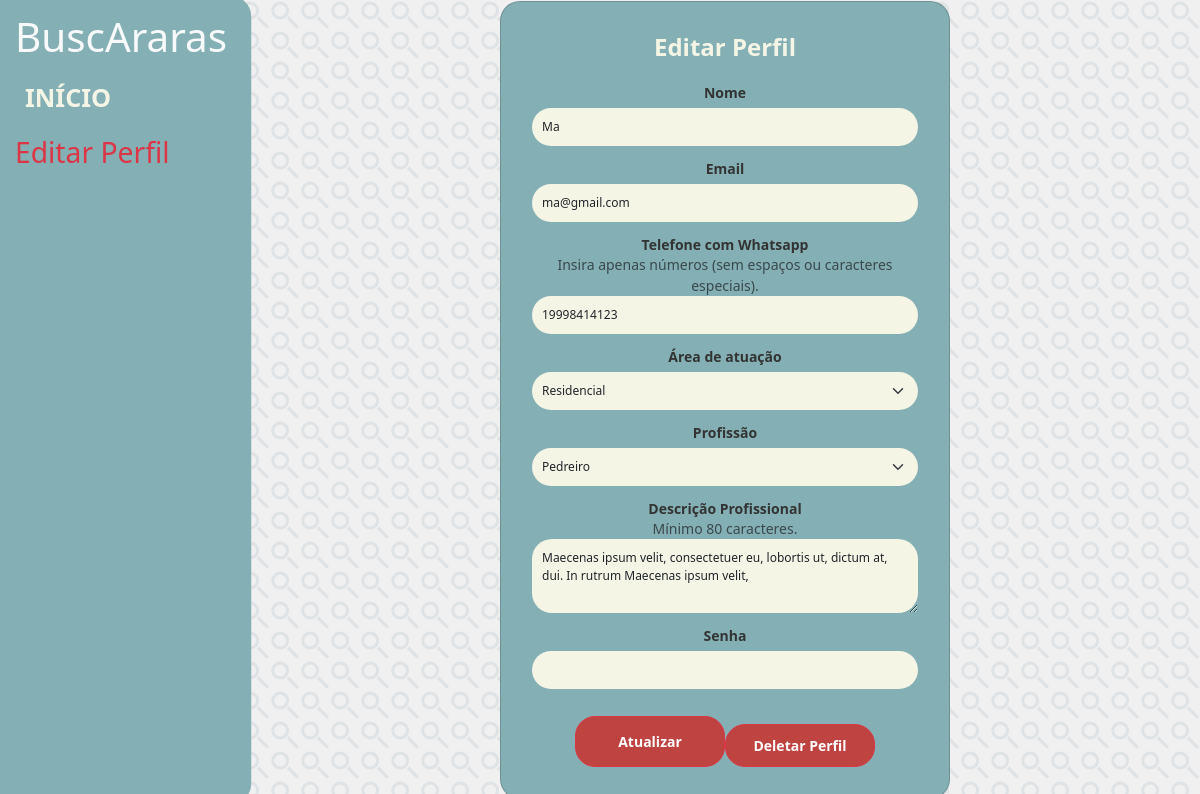
The page /buscararas/editar_perfil.php (signed in) on the database as committed earlier.
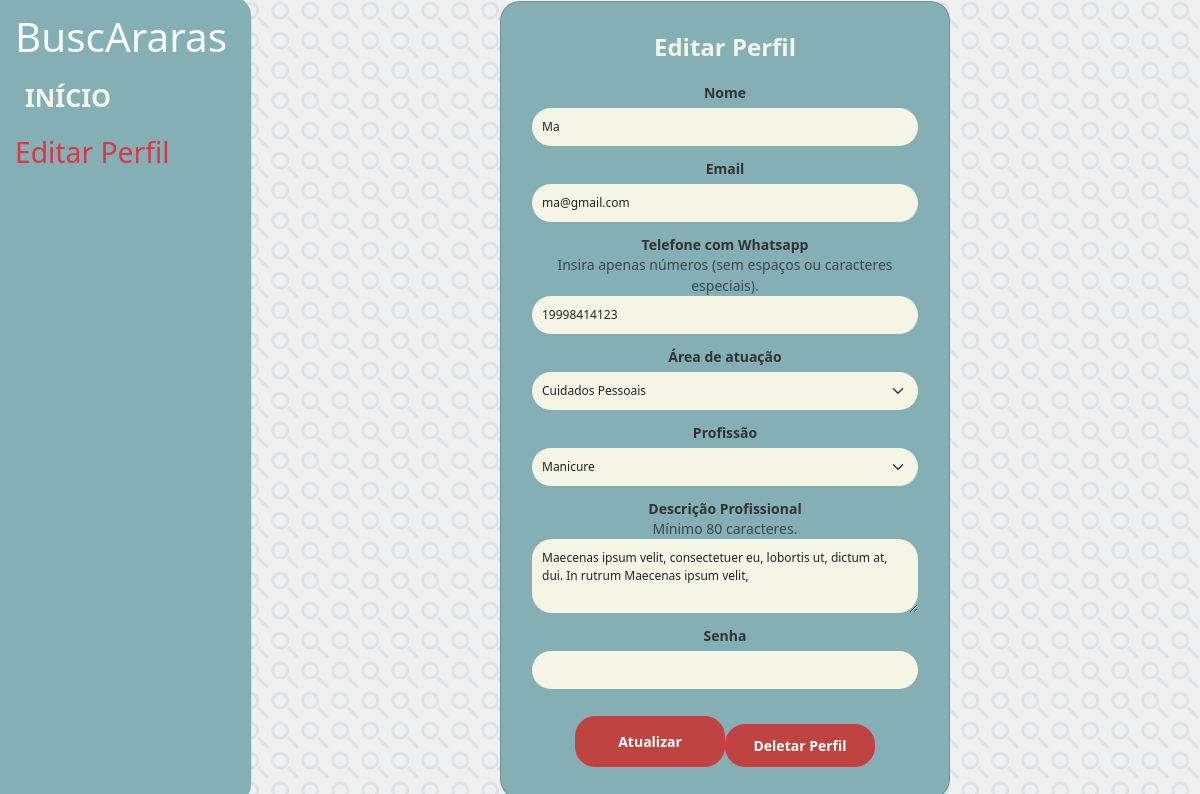
The same page on the database as committed later.
### tables this page shows
CREATE TABLE `profissional` (
  `id_profissional` int(11) NOT NULL,
  `nome_profissional` varchar(50) NOT NULL,
  `senha_profissional` varchar(255) NOT NULL,
  `descricao_profissional` text DEFAULT NULL,
  `email_profissional` varchar(50) NOT NULL,
  `tel_profissional` varchar(11) NOT NULL,
  `ranking_profissional` int(11) NOT NULL,
  `fk_departamentos_id_area` int(11) NOT NULL,
  `fk_profissoes_id_profissao` int(11) NOT NULL
);

CREATE TABLE `departamentos` (
  `id_area` int(11) NOT NULL,
  `nome_area` varchar(50) NOT NULL
);

CREATE TABLE `profissoes` (
  `id_profissao` int(11) NOT NULL,
  `nome_profissao` varchar(60) NOT NULL,
  `fk_departamentos_id_area` int(11) NOT NULL
);

### buscararas/editar_perfil.php (the view, shortened to what this page needs)
<?php
include 'db.php';
$usuario_id = $_SESSION['id_profissional'];
$query = "SELECT profissional.*, departamentos.nome_area, profissoes.nome_profissao
          FROM profissional
          LEFT JOIN departamentos ON profissional.fk_departamentos_id_area = departamentos.id_area
          LEFT JOIN profissoes ON profissional.fk_profissoes_id_profissao = profissoes.id_profissao
          WHERE id_profissional = :id";
$stmt = $conn->prepare($query);
$stmt->bindParam(':id', $usuario_id);
$stmt->execute();
$usuario = $stmt->fetch(PDO::FETCH_ASSOC);
?>
<!DOCTYPE html>
<html lang="pt-br">
<head>
    <link href="https://cdn.jsdelivr.net/npm/bootstrap@5.3.3/dist/css/bootstrap.min.css" rel="stylesheet">
    <link rel="stylesheet" href="css/style.css" type="text/css">
</head>
<body>
    <div class="container-fluid p-0 vh-100 d-flex">
        <div class="sidebar d-flex flex-column p-3">
            <h1 class="text-light text-left">BuscAraras</h1>
            <a class="btn btn-light no-border mb-2 tamanho" href="index.php">Início</a>
            <h3 class="text-danger text-left">Editar Perfil</h3>
        </div>
        <div class="main-content d-flex justify-content-center align-items-center">
            <div class="card form-card">
                <div class="card-body">
                    <h4 class="card-title text-center">Editar Perfil</h4>
                    <form action="editar_perfil.php" method="POST">
                        <div class="form-group">
                            <label for="nome">Nome</label>
                            <input type="text" class="form-control" id="nome" name="nome_profissional" value="<?= htmlspecialchars($usuario['nome_profissional']) ?>" required>
                        </div>
                        <div class="form-group">
                            <label for="email">Email</label>
                            <input type="email" class="form-control" id="email" name="email_profissional" value="<?= htmlspecialchars($usuario['email_profissional']) ?>" required>
                        </div>
                        <div class="form-group">
                            <label for="telefone">Telefone com Whatsapp</label>
                            <small class="form-text text-muted" style="margin-top: -6px;">Insira apenas números (sem espaços ou caracteres especiais).</small>
                            <input type="tel" class="form-control" id="telefone" maxlength="11" name="tel_profissional" value="<?= htmlspecialchars($usuario['tel_profissional']) ?>" required pattern="[0-9]{11}">
                        </div>
                        <div class="form-group">
                            <label for="area-atuacao">Área de atuação</label>
                            <select class="form-select" id="area-atuacao" name="fk_departamentos_id_area" required onchange="carregarProfissoes()">
                                <option selected value="<?= $usuario['fk_departamentos_id_area'] ?>"><?= $usuario['nome_area'] ?></option>
                            </select>
                        </div>
                        <div class="form-group">
                            <label for="profissao">Profissão</label>
                            <select class="form-select" id="profissao" name="fk_profissoes_id_profissao" required>
                                <option selected value="<?= $usuario['fk_profissoes_id_profissao'] ?>"><?= $usuario['nome_profissao'] ?></option>
                            </select>
                        </div>
                        <div class="form-group">
                            <label for="descricao">Descrição Profissional</label>
                            <small class="form-text text-muted" style="margin-top: -6px;">Mínimo 80 caracteres.</small>
                            <textarea class="form-control" id="descricao" name="descricao_profissional" rows="3" minlength="80" required><?= htmlspecialchars($usuario['descricao_profissional']) ?></textarea>
                        </div>
                        <div class="form-group">
                            <label for="senha">Senha</label>
                            <input type="password" class="form-control" id="senha" name="senha_profissional" required maxlength="8" pattern=".{6,8}" title="A senha deve ter entre 6 e 8 caracteres.">
                        </div>
                        <div class="btn-container">
                            <button type="submit" class="btn btn-danger btn-sm btn-block">Atualizar</button>
                            <a href="deletar_perfil.php" class="btn btn-danger btn-sm btn-block mt-2" onclick="return confirm('Tem certeza que deseja deletar seu perfil?')">Deletar Perfil</a>
                        </div>
                    </form>
                </div>
            </div>
        </div>
    </div>
</body>
</html>

Rows that differ between the two databases and show on the page:
changed profissional "Ma": fk_departamentos_id_area "Residencial" → "Cuidados Pessoais"; fk_profissoes_id_profissao "Pedreiro" → "Manicure"
